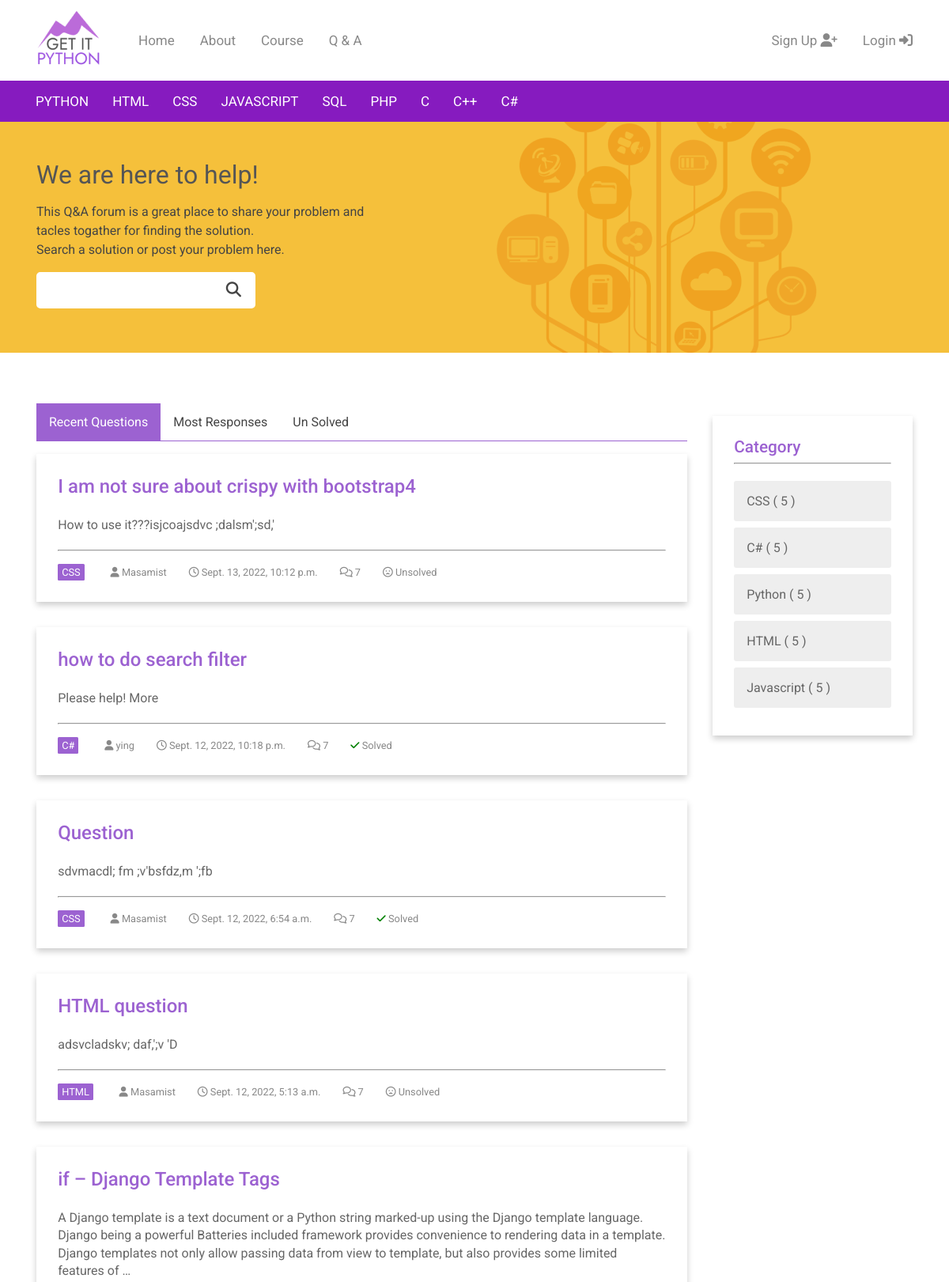
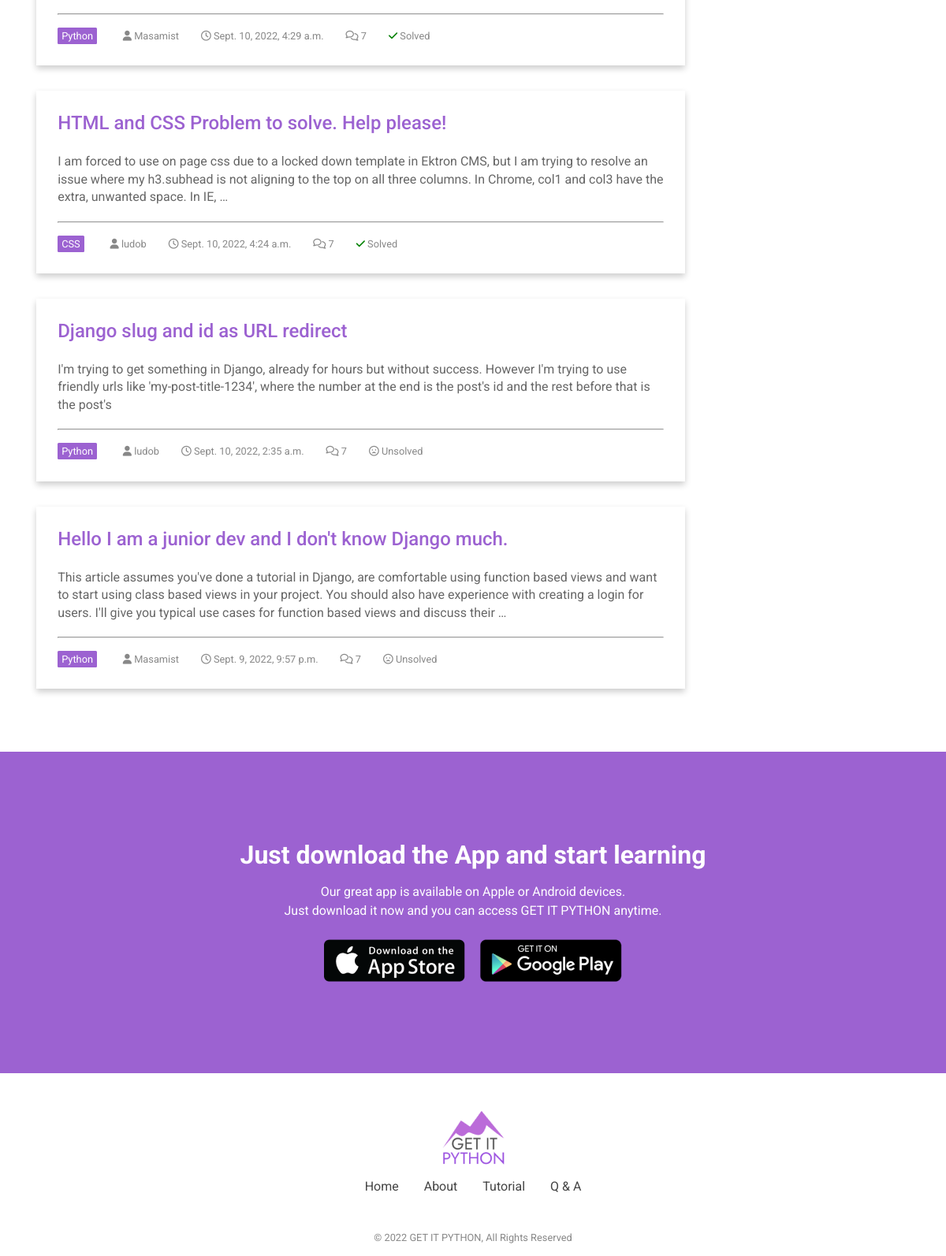
Page /forums/ on the committed database (2 pictures, top to bottom).
### forums/models.py (models this page shows, shortened)
class Forum(models.Model):
    title = models.CharField(max_length=255, unique=True)
    slug = models.SlugField(allow_unicode=True, unique=True)
    category = models.ForeignKey(
        Category, related_name="categories", on_delete=models.CASCADE)
    description = models.TextField(blank=True, default='')
    created_at = models.DateTimeField(auto_now=True)
    updated = models.DateTimeField(auto_now=True)
    is_closed = models.BooleanField(default=False)
    user = models.ForeignKey(User, related_name='forums',
                             on_delete=models.CASCADE)
    class Meta:
        ordering = ["-created_at"]

class Category(models.Model):
    name = models.CharField(max_length=50, unique=True)
    position = models.IntegerField(default=0)
    class Meta:
        ordering = ['position']
    def __str__(self):
        return self.name

### accounts/models.py (models this page shows)
class CustomUser(AbstractUser):
    age = models.PositiveIntegerField(null=True, blank=True)

### forums/views.py (the view)
# urls.py: path('', views.ListForums.as_view(), name='all'),
class ListForums(generic.ListView):
    model = Forum
    def get_context_data(self, **kwargs):
        context = super().get_context_data(**kwargs)
        context['category'] = Category.objects.all()
        return context

### forums/templates/forums/forum_list.html (shortened to what this page needs)
{% extends 'forums/forum_base.html' %}
{% block forum_header %}
    <div class="forum_container">
        <div class="container">
            <div class="forum_header_container">
                <div>
                    <h1 class="forum_heading">We are here to help!</h1>
                    <p class="forum_header_p">This Q&amp;A forum is a great place to share your problem and <br>
                        tacles togather for finding the solution.<br>
                        Search a solution or post your problem here.
                    </p>
                </div>
                <div>
                    <form class="forum_search" action="/action_page.php">
                        <input type="text" name="search">
                        <button type="submit"><i class="fa fa-search"></i></button>
                    </form>
                </div>
            </div>
        </div>
    </div>
{% endblock %}
{% block preforum %}
    <nav  class="forum_navbar">
        <ul>
            <li><a id="active" href="{% url 'forums:all' %}">Recent Questions</a></li>
            <li><a href="#">Most Responses</a></li>
            <li><a href="{% url 'forums:selected_unsolved' %}">Un Solved</a></li>
          </ul>
    </nav>
{% endblock %}
{% block forum_content %}
    <div>
        {% for forum in forum_list %}
        <div class="card_forum">
            <h2 class="forum_list_title">
                <a class='list' href="{% url 'forums:single' pk=forum.pk %}">{{forum.title}}</a></h2>
            <p class="form_list_text">{{forum.description|truncatewords:50}}</p>
            <hr>
            <div class="forum_list_detail">
                <span id="tag">{{forum.category}}</span>
                <span><i class="fas fa-user"></i> {{forum.user}}</span>
                <span><i class="far fa-clock"></i> {{forum.created_at}}</span>
                <span><i class="far fa-comments"></i> 7</span>
                {% if forum.is_closed == True %}
                    <span><i class="fas fa-check" style="color:green;"></i> Solved</span>
                {% else %}
                    <span><i class="far fa-frown-open"></i> Unsolved</span>
                {% endif %}
            </div>
        </div>
        {% endfor %}
    </div>
{% endblock %}
{% block category %}
    <div>
        <div class="card_forum">
            <h3 class="forum_cat_title">Category</h3>
            <hr>
            <div class="forum_cat_list_container">
                {% for c in category %}
                <a class="forum_cat_box" href="#">{{c.name}} &#40; 5 &#41;</a>
                {% endfor %}
            </div>
{% endblock %}

### static/css/main.css (style rules this page uses)
* { margin: 0; padding: 0; box-sizing: border-box; }
body { font-family: Roboto, Arial, Helvetica, sans-serif; }
h3 { font-size: 35px; }
a { text-decoration: none; }
li { list-style: none; }
.container { padding-right: 15px; padding-left: 15px; margin-right: auto; margin-left: auto; }
button { border: none; border-radius: .3rem; transition-duration: 0.3s; }
nav { padding: 0; }
@media (min-width: 768px) { .container { width: 750px; } }
@media (min-width: 992px) { .container { width: 970px; } }
@media (min-width: 1200px) { .container { width: 1170px; } }

### static/css/forum.css (style rules this page uses)
.forum_container { margin-bottom: 4rem; padding: 1rem 0 0 0; background-image: url("/static/images/forum_background.png"); background-repeat: no-repeat; background-position: center; background-color: #F5C03B; }
.forum_header_container { padding: 2rem 1rem 3.5rem 1rem; height: auto; }
.forum_heading { color: #555555; font-family: Roboto, Arial, Helvetica, sans-serif; font-weight: 400; font-size: 2rem; margin-bottom: 1rem; }
.forum_header_p { color: #444444; font-family: Roboto, Arial, Helvetica, sans-serif; font-weight: 400; font-size: 1rem; line-height: 1.5rem; margin-bottom: 1rem; }
form.forum_search input[type=text] { padding: 10px; font-size: 17px; border: 3px solid #ffffff; border-radius: 5px 0px 0px 5px; float: left; width: 20%; background: #ffffff; }
form.forum_search button { float: left; width: 5%; padding: 10px; background: #ffffff; color: #444444; font-size: 1.2rem; border: 2px solid #ffffff; cursor: pointer; border-radius: 0 5px 5px 0; }
form.forum_search::after { content: ""; clear: both; display: table; }
.card_forum { box-shadow: 0 4px 8px 0 rgba(0, 0, 0, 0.2); transition: 0.3s; margin: 1rem 1rem 2rem 1rem; padding: 1.7rem; }
.forum_navbar ul { list-style-type: none; margin: 0 1rem; padding: 0; overflow: hidden; background-color: #ffffff; border-bottom: 1px solid #9C62D1; }
.forum_navbar li { float: left; }
.forum_navbar li a { display: block; color: #444444; text-align: center; padding: 14px 16px; text-decoration: none; }
#active { background-color: #9C62D1; color: #ffffff; }
.forum_list_title { font-family: Roboto, Arial, Helvetica, sans-serif; font-weight: 500; font-size: 1.5rem; padding-bottom: 1.5rem; color: #666666; }
.forum_list_title a { color: #9C62D1; }
.form_list_text { color: #666666; padding-bottom: 1.2rem; line-height: 1.4rem; }
.forum_list_detail { margin-top: 1rem; }
.forum_list_detail span { font-size: .8rem; color: #888888; padding-right: 1.5rem; }
#tag { display: inline-block; padding: 3px 5px; margin-right: 1.8rem; background-color: #9C62D1; color: #ffffff; border-radius: 1.5px; }
.forum_cat_title { font-family: Roboto, Arial, Helvetica, sans-serif; font-weight: 500; font-size: 1.3rem; padding-bottom: .5rem; color: #9C62D1; }
.forum_cat_list_container { padding-top: .8rem; }
.forum_cat_box { display: block; background-color: #eeeeee; margin: .5rem 0; padding: 1rem; border-radius: 3px; color: #666666; }

### rows in the picture
Forum: title "I am not sure about crispy with bootstrap4", description "How to use it???isjcoajsdvc ;dalsm';sd,'", category "CSS", user "Masamist", created_at "Sept. 13, 2022, 10:12 p.m.", is_closed False (drawn)
Forum: title "how to do search filter", description "Please help! More", category "C#", user "ying", created_at "Sept. 12, 2022, 10:18 p.m.", is_closed True (drawn)
Forum: title "Question", description "sdvmacdl; fm ;v'bsfdz,m ';fb", category "CSS", user "Masamist", created_at "Sept. 12, 2022, 6:54 a.m.", is_closed True (drawn)
Forum: title "HTML question", description "adsvcladskv; daf,';v 'D", category "HTML", user "Masamist", created_at "Sept. 12, 2022, 5:13 a.m.", is_closed False (drawn)
Forum: title "if – Django Template Tags", description "A Django template is a text document or a Python string marked-up using the Django template language. Django being a powerful Batteries included framework provides convenience to rendering data in a template. Django templates not only allow passing data from view to template, but also provides some limited features of …", category "Python", user "Masamist", created_at "Sept. 10, 2022, 4:29 a.m.", is_closed True (drawn)
Forum: title "HTML and CSS Problem to solve. Help please!", description "I am forced to use on page css due to a locked down template in Ektron CMS, but I am trying to resolve an issue where my h3.subhead is not aligning to the top on all three columns. In Chrome, col1 and col3 have the extra, unwanted space. In IE, …", category "CSS", user "ludob", created_at "Sept. 10, 2022, 4:24 a.m.", is_closed True (drawn)
Forum: title "Django slug and id as URL redirect", description "I'm trying to get something in Django, already for hours but without success. However I'm trying to use friendly urls like 'my-post-title-1234', where the number at the end is the post's id and the rest before that is the post's", category "Python", user "ludob", created_at "Sept. 10, 2022, 2:35 a.m.", is_closed False (drawn)
Forum: title "Hello I am a junior dev and I don't know Django much.", description "This article assumes you've done a tutorial in Django, are comfortable using function based views and want to start using class based views in your project. You should also have experience with creating a login for users. I'll give you typical use cases for function based views and discuss their …", category "Python", user "Masamist", created_at "Sept. 9, 2022, 9:57 p.m.", is_closed False (drawn)
Category: name "CSS"
Category: name "C#"
Category: name "Python"
Category: name "HTML"
Category: name "Javascript"
